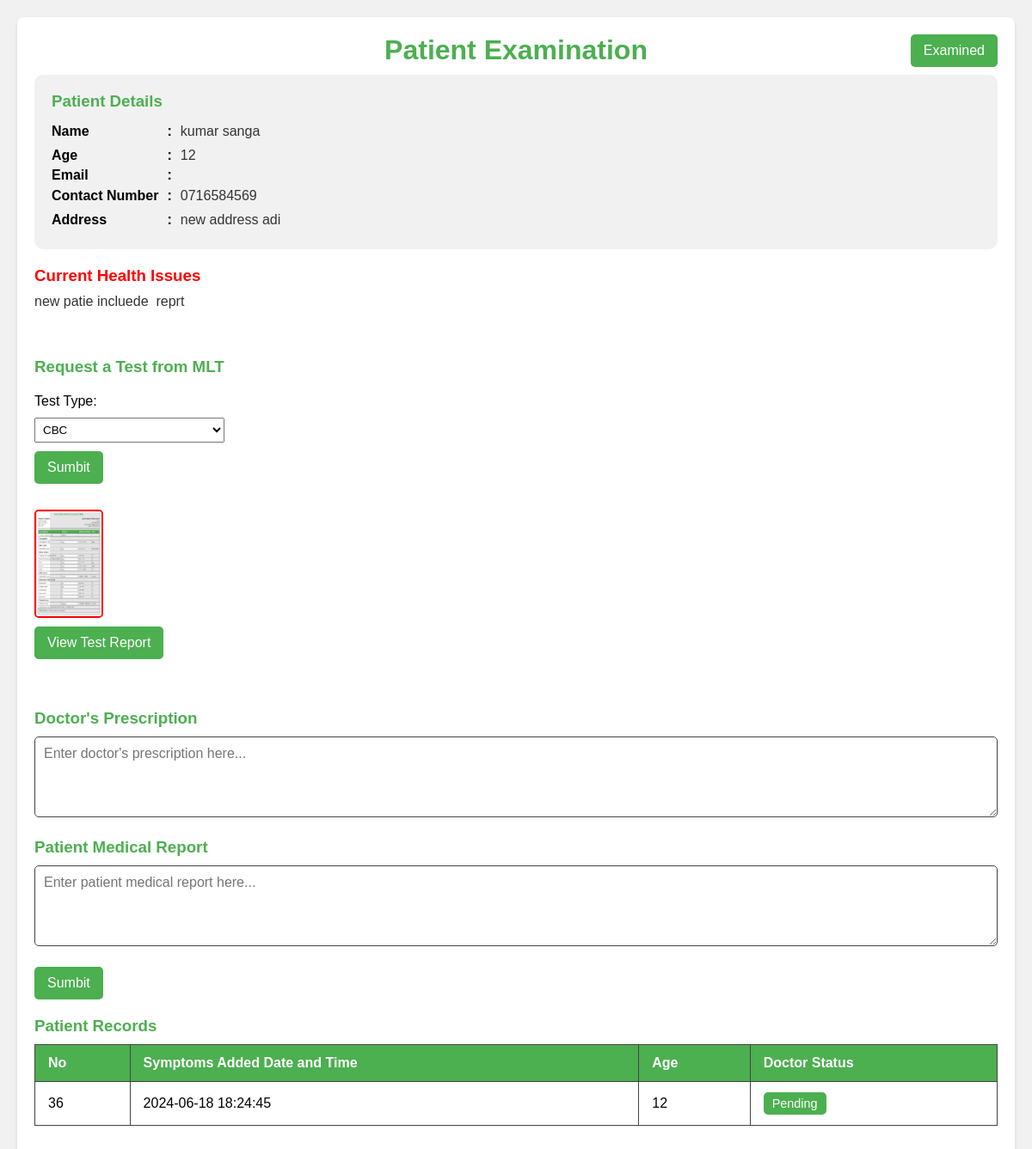
Page /doctor/examine.php?pid=36 on the earlier database version.
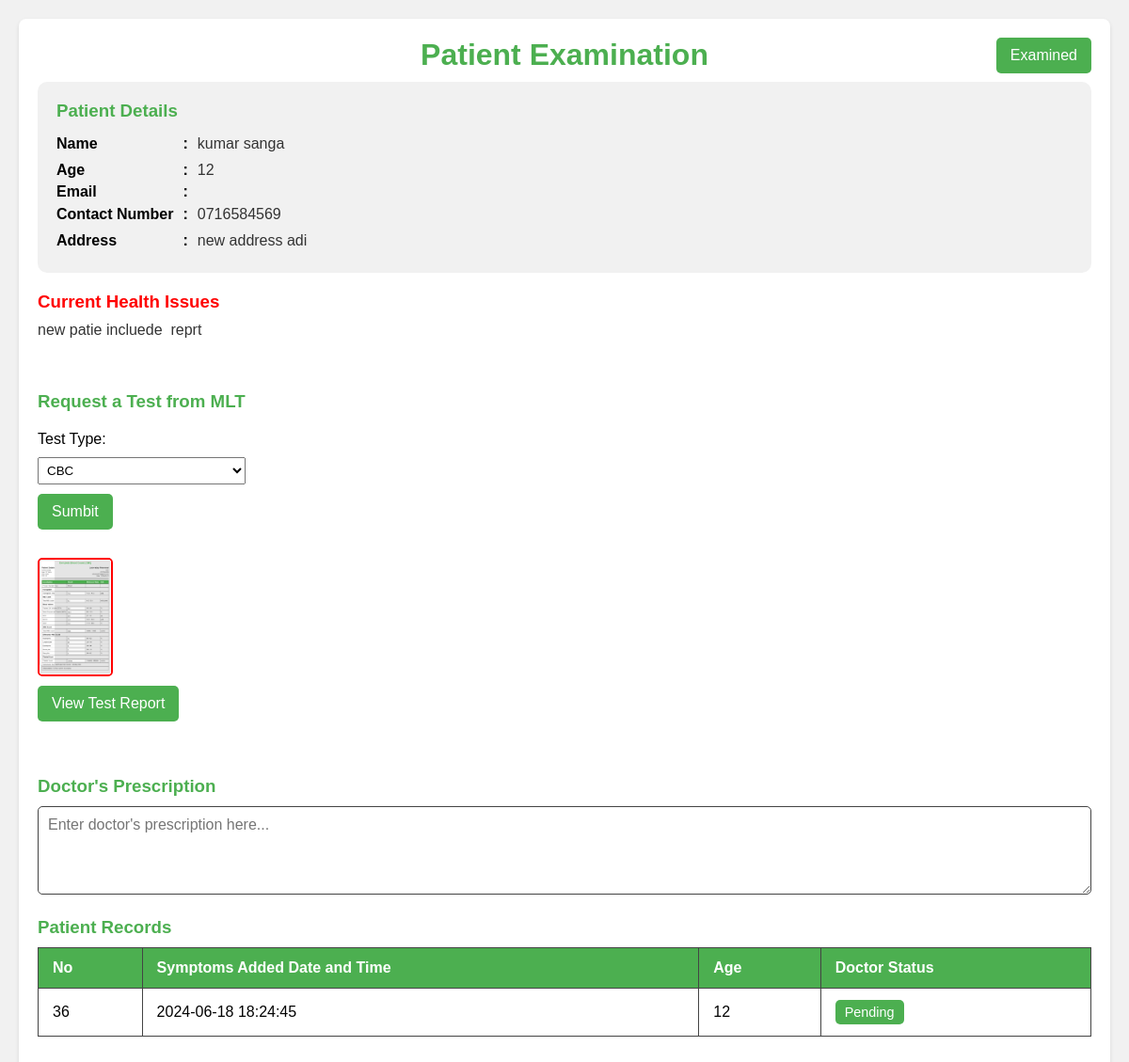
Same page on the later database version.
### tables this page shows
CREATE TABLE IF NOT EXISTS `patients_details` (
  `id` int NOT NULL AUTO_INCREMENT,
  `patients_id` int DEFAULT NULL,
  `age` int DEFAULT NULL,
  `reception_id` varchar(50) DEFAULT NULL,
  `symptoms` text,
  `medical_report` text,
  `Prescriptions` text,
  `Prescriptions_date` datetime DEFAULT NULL,
  `doctor_id` varchar(50) DEFAULT NULL,
  `symptoms_date` datetime DEFAULT NULL,
  `medicine_status` varchar(50) DEFAULT 'pending',
  PRIMARY KEY (`id`),
  KEY `FK_patients_details_register_patients` (`patients_id`),
  KEY `FK_patients_details_register_reception` (`reception_id`),
  KEY `FK_patients_details_registered_doctor` (`doctor_id`),
  CONSTRAINT `FK_patients_details_register_patients` FOREIGN KEY (`patients_id`) REFERENCES `registered_patients` (`p_id`),
  CONSTRAINT `FK_patients_details_register_reception` FOREIGN KEY (`reception_id`) REFERENCES `registered_reception` (`id_num`),
  CONSTRAINT `FK_patients_details_registered_doctor` FOREIGN KEY (`doctor_id`) REFERENCES `registered_doctor` (`id_num`)
);

CREATE TABLE IF NOT EXISTS `registered_patients` (
  `p_id` int NOT NULL AUTO_INCREMENT,
  `name` varchar(50) DEFAULT NULL,
  `mobile` varchar(12) DEFAULT NULL,
  `email` varchar(50) DEFAULT NULL,
  `id_num` varchar(20) DEFAULT NULL,
  `address` text,
  `age` int DEFAULT NULL,
  `register_date` datetime DEFAULT NULL,
  `reception_id` varchar(50) DEFAULT NULL,
  PRIMARY KEY (`p_id`),
  KEY `FK_register_patients_register_reception` (`reception_id`),
  CONSTRAINT `FK_register_patients_register_reception` FOREIGN KEY (`reception_id`) REFERENCES `registered_reception` (`id_num`)
);

CREATE TABLE IF NOT EXISTS `bloodtest` (
  `id` int NOT NULL AUTO_INCREMENT,
  `patientDetails_id` int DEFAULT NULL,
  `reportName` varchar(150) DEFAULT NULL,
  `test_type` varchar(50) DEFAULT NULL,
  `issued_Date` datetime DEFAULT NULL,
  `mlt_id` varchar(50) DEFAULT NULL,
  PRIMARY KEY (`id`),
  KEY `FK_bloodtest_patients_details` (`patientDetails_id`),
  CONSTRAINT `FK_bloodtest_patients_details` FOREIGN KEY (`patientDetails_id`) REFERENCES `patients_details` (`id`)
);

### connection.php (called while the page is built, shortened)
<?php
class Database
{
    public static $connection;
    public static function SetUpConnection()
    {
        if (!isset(Database::$connection)) {
            Database::$connection = new mysqli("localhost", "root", "Chalithac*#3031", "healthcare", "3306");
        }
    }
    public static function search($q)
    {
        return Database::$connection->query($q);
    }
}

### doctor/examine.php (the view, shortened to what this page needs)
<!DOCTYPE html>
<html lang="en">
<head>
    <link rel="stylesheet" href="../assets/css/common.css">
</head>
<body>
    <?php
    require_once "../connection.php";
    $pid = $_GET["pid"];
    $patiientResultSet = Database::search("SELECT `registered_patients`.`p_id` AS `p_id`,`patients_details`.`medical_report` AS `mediReport`,`patients_details`.`id` AS `pdi`,`patients_details`.`age` AS `age`, `registered_patients`.`name` AS `name`, `registered_patients`.`email` AS `email`,
     `registered_patients`.`mobile` AS `mobile`, `registered_patients`.`address` AS `address`, `patients_details`.`symptoms` AS `symptoms`, `patients_details`.`Prescriptions` AS `prescriptions`
      FROM `registered_patients` INNER JOIN `patients_details` ON `registered_patients`.`p_id` =`patients_details`.`patients_id`  WHERE `patients_details`.`id` = '" . $pid . "'");
    $numRows = $patiientResultSet->num_rows;
    if ($numRows == 1) {
        $pDetaila = $patiientResultSet->fetch_assoc();
    ?>
        <div class="container">
            <div class="container-header">
                <h1>Patient Examination</h1>
                <button onclick="examined(<?php echo $pDetaila['pdi'] ?>)" id="examined-btn" class="examined-btn">Examined</button>
            </div>
            <div class="patient-details">
                <h3>Patient Details</h3>
                <div class="detail-grid">
                    <strong>Name</strong>
                    <strong>:</strong>
                    <p><?php echo $pDetaila["name"] ?></p>
                    <strong>Age</strong>
                    <strong>:</strong>
                    <p><?php echo $pDetaila["age"] ?></p>
                    <strong>Email</strong>
                    <strong>:</strong>
                    <strong>Contact Number</strong>
                    <strong>:</strong>
                    <p><?php echo $pDetaila["mobile"] ?></p>
                    <strong>Address</strong>
                    <strong>:</strong>
                    <p><?php echo $pDetaila["address"] ?></p>
                </div>
            </div>
            <div class="health-issues">
                <h3 style="color: red;">Current Health Issues</h3>
                <p style="white-space:pre-wrap;"><?php echo $pDetaila["symptoms"] ?></p>
            </div>
            <br />
            <br />
            <div class="req-test">
                <h3>Request a Test from MLT</h3>
                <label for="test">Test Type:</label>
                <select name="test" id="test">
                    <option value="cbc">CBC</option>
                </select>
                <button onclick="mltBloodRequest(<?php echo $pid ?>);" class="submit-records">Sumbit</button>
                <?php
                $mltBloodResultSet = Database::search("SELECT * FROM `bloodtest` WHERE `patientDetails_id` = '" . $pid . "'  ORDER BY `id` DESC LIMIT 1");
                $mltBloodRow = $mltBloodResultSet->num_rows;
                if ($mltBloodRow == 1) {
                    $mltBloodData = $mltBloodResultSet->fetch_assoc();
                    if ($mltBloodData['reportName'] != '' || $mltBloodData['reportName'] != null) {
                ?>
                        <img id="myImg" src="../MLT/images/<?php echo $mltBloodData['reportName'] ?>" alt="Medical Report" style="width:50%;max-width:80px;border: 2px solid red;">
                        <button onclick="openReportImage()" class="submit-records">View Test Report</button>
                <?php
                    }
                }
                ?>
            </div>
            <br />
            <?php
            if ($pDetaila['prescriptions'] == '') {
            ?>
                <div class="doctor-prescription">
                    <h3>Doctor's Prescription</h3>
                    <textarea style="white-space: pre-line;" id="prescription" rows="4" placeholder="Enter doctor's prescription here..."></textarea>
                </div>
                <?php
                if ($pDetaila['mediReport'] == 'yes') {
                ?>
                    <div class="medical-report">
                        <h3>Patient Medical Report</h3>
                        <textarea style="white-space: pre-line;" id="medicalReport" rows="4" placeholder="Enter patient medical report here..."></textarea>
                    </div>
                    <button onclick="submitPrescription('<?php echo $pDetaila['pdi'] ?>','yes')" class="submit-records">Sumbit</button>
            <?php
                }
            }
            ?>
            <div class="symptoms-table-container">
                <h3>Patient Records</h3>
                <table id="symptomsTable">
                    <thead>
                        <tr>
                            <th>No</th>
                            <th>Symptoms Added Date and Time</th>
                            <th>Age</th>
                            <th>Doctor Status</th>
                        </tr>
                    </thead>
                    <tbody>
                        <?php
                        $patientDetailsResultSet = Database::search("SELECT * FROM `patients_details` WHERE `patients_id` = '" . $pDetaila['p_id'] . "' ORDER BY `id` DESC");
                        $patientDetailsCount = $patientDetailsResultSet->num_rows;
                        if ($patientDetailsCount > 0) {
                            while ($patientDetailsResult = $patientDetailsResultSet->fetch_assoc()) {
                                $recordId = $patientDetailsResult["id"];
                        ?>
                                <tr onclick="showPopup('details-popup-<?php echo $recordId; ?>')">
                                    <td><?php echo $recordId; ?></td>
                                    <td><?php echo $patientDetailsResult["symptoms_date"]; ?></td>
                                    <td><?php echo $patientDetailsResult["age"]; ?></td>
                                    <?php if (empty($patientDetailsResult["Prescriptions"])) { ?>
                                        <td><button class="status-btn pending">Pending</button></td>
                                    <?php } else { ?>
                                        <td><button class="status-btn checked">Checked</button></td>
                                    <?php } ?>
                                </tr>
                        <?php
                            }
                        }
                        ?>
                    </tbody>
                </table>
            </div>
        </div>
    <?php
    }
    ?>
</body>
</html>

### assets/css/common.css (style rules this page uses)
:root { --base-color: #4CAF50; --second-base-color: #388E3C; --dark-gray: #333333; --medium-gray: #444444; --error-color: #FF4136; }
* { margin: 0%; padding: 0%; box-sizing: border-box; font-family: Arial, sans-serif; }

### doctor/examine.php (style rules this page uses)
body { font-family: Arial, sans-serif; background-color: #f1f1f1; margin: 0; padding: 20px; }
.container { max-width: 1200px; margin: 0 auto; background-color: #fff; padding: 20px; border-radius: 8px; box-shadow: 0 2px 4px rgba(0, 0, 0, 0.1); }
.container-header { width: 100%; display: flex; align-items: center; position: relative; margin-bottom: 10px; }
.container-header h1 { margin: 0% auto; }
.examined-btn { position: absolute; right: 0%; padding: 10px 15px; background-color: var(--base-color); border: none; border-radius: 5px; color: #FFFFFF; font-size: 1em; cursor: pointer; transition: background-color 0.3s; }
h1 { color: var(--base-color); text-align: center; margin-bottom: 20px; }
.patient-details { background-color: rgb(241, 241, 241); padding: 20px; border-radius: 10px; }
.patient-details, .health-issues, .doctor-prescription, .medical-report, .symptoms-table-container { margin-bottom: 20px; }
h3 { color: var(--base-color); margin-bottom: 10px; }
.patient-details p, .health-issues p { margin: 5px 0; color: var(--dark-gray); }
textarea { width: 100%; white-space: pre-line; max-width: 100%; min-width: 100%; padding: 10px; border: 1px solid var(--medium-gray); border-radius: 5px; font-size: 1em; color: var(--dark-gray); background-color: #FFFFFF; transition: border-color 0.3s; }
.submit-records { margin-bottom: 20px; padding: 10px 15px; background-color: var(--base-color); border: none; border-radius: 5px; color: #FFFFFF; font-size: 1em; cursor: pointer; transition: background-color 0.3s; }
table { width: 100%; border-collapse: collapse; }
th, td { padding: 12px 15px; border: 1px solid var(--medium-gray); text-align: left; }
thead th { background-color: var(--base-color); color: #FFFFFF; }
tbody tr { cursor: pointer; }
.status-btn { padding: 5px 10px; border: none; border-radius: 5px; font-size: 0.9em; cursor: pointer; }
.status-btn.pending { background-color: var(--base-color); color: white; }
.req-test { display: flex; flex-direction: column; max-width: max-content; gap: 10px; margin-bottom: 20px; }
.req-test select { padding: 5px; }
.req-test .submit-records { width: max-content; }
.detail-grid { display: grid; grid-template-columns: max-content min-content max-content; align-items: first baseline; column-gap: 10px; }
#myImg { border-radius: 5px; cursor: pointer; transition: 0.3s; }

Differences in the rows shown:
changed patients_details "new patie incluede reprt": medical_report "yes" → "efwefwef" (drawn)
changed bloodtest: reportName: a different picture
Other differences:
text no longer shown: "Patient Medical Report Sumbit"
